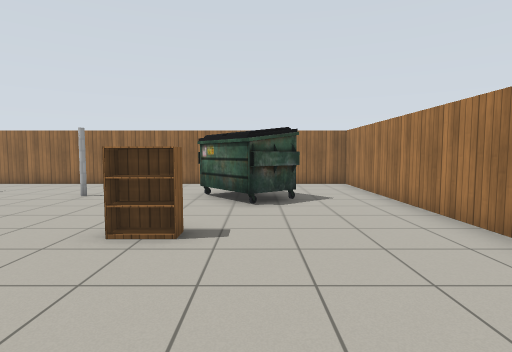
[1] (above)

12 first-person views from a walk through a robot-simulator world made for Gazebo. The camera is 1.1 m above the floor, tilts 4° down and sees 80° across. Floor lines are 1 m apart. The floor is counted in squares, 1 m on a side. Each view is taken from the middle of a square. On the plan, view 1 faces up. The plan holds only what a view shows up to about 12 squares ahead; the rest is blank. Gazebo's built-in surfaces are drawn with simple patterns.

[2]
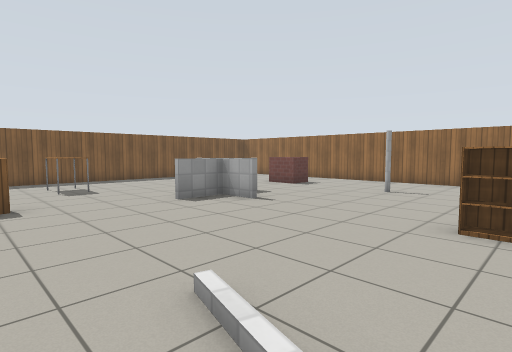

[3]
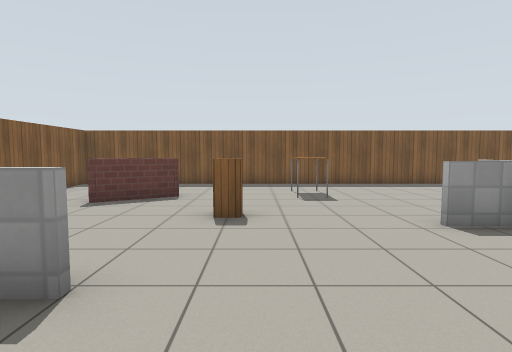

[4]
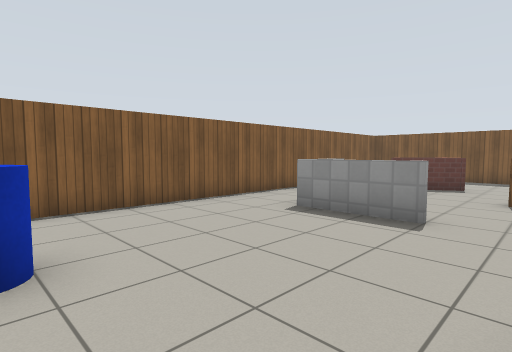

[5]
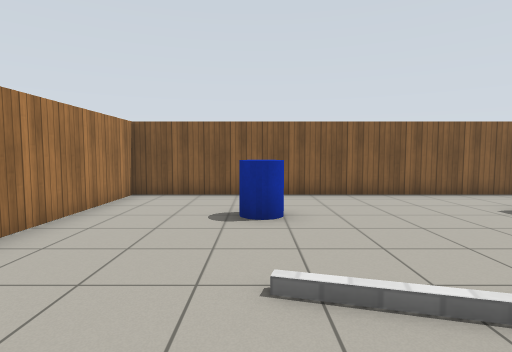

[6]
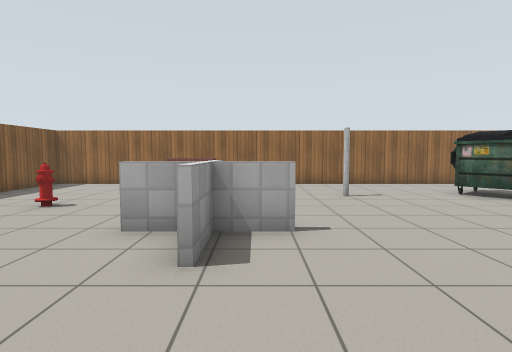

[7]
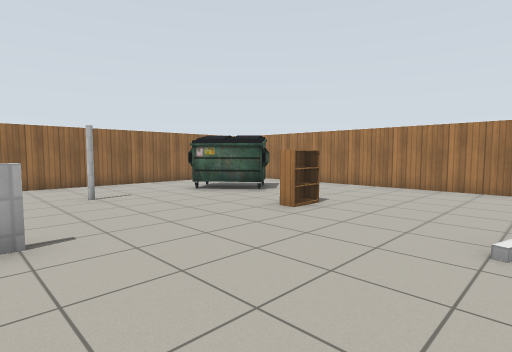

[8]
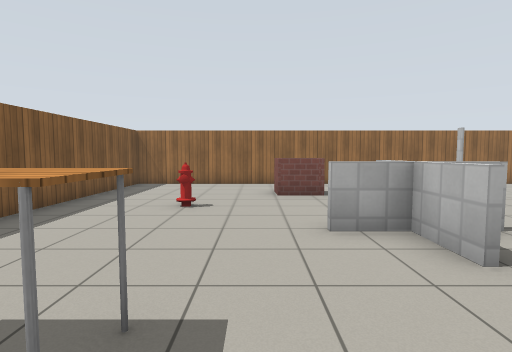

[9]
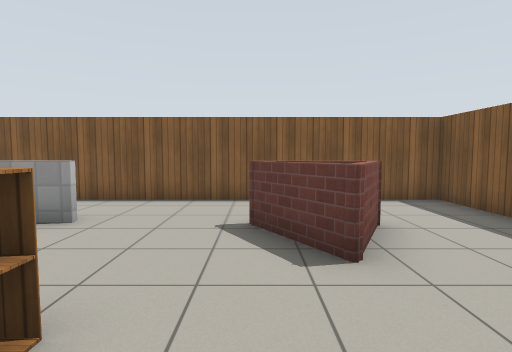

[10]
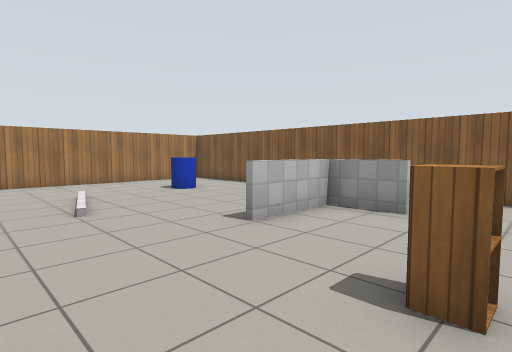

[11]
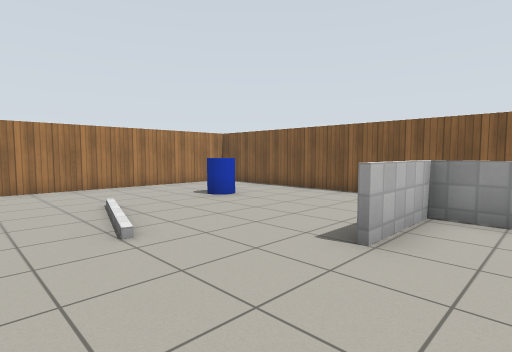

[12]
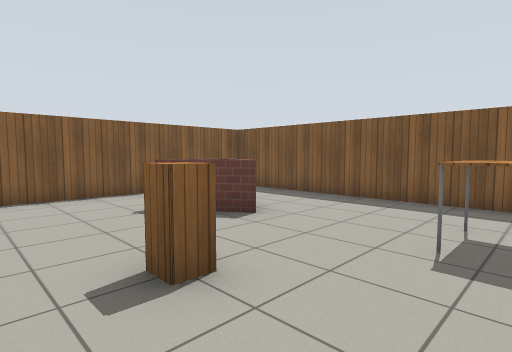

### Floor plan
Points are (right, up) in squares from view 1. A wall is a line through its corners. A room is listed if a view was taken in it or the views show most of it. See-through windows are left out.
Room 1 (views 1, 2, 3, 4, 5, 6, 7, 8, 9, 10, 11, 12)
walls: (-6.4, 4.3) (-7.6, 4.3) (-7.6, 2.9); (-7.8, 2.9) (-7.8, 4.3) (-9, 4.3); (-7.6, 5.7) (-7.6, 5.1); (-5.3, -1.5) (-5.3, -4.1); (-7.1, -3.9) (-5.4, -3.9) (-5.4, -1.5); (-11.1, -2.5) (-11.7, -3.7) (-10.3, -3.7); (-11.9, -3.7) (-11, -2) (-9.9, -3.9); (3.4, 11.5) (-14.5, 11.5) (-14.5, -6.4) (3.4, -6.4) (3.4, 11.5)
low walls: (-8.2, 8.9) (-8.2, 8.2) (-9.4, 8.2) (-9.4, 9)
objects: table (-12, 1) to (-11, 2); fire hydrant (-12, 6); cabinet (-9, -1) to (-8, 0); pillar (-5, 8); bookshelf (-2, 4) to (-1, 4); dumpster (-1, 7) to (1, 9); blue cylinder (0, -4) to (0, -3)

Where each view was taken, in squares from view 1:
view 1: 0 up, 0 right, facing up
view 2: 1 down, 1 left, facing up-left
view 3: 0 up, 3 left, facing left
view 4: 0 up, 0 right, facing down-left
view 5: 2 up, 0 right, facing down
view 6: 0 up, 7 left, facing up
view 7: 0 up, 7 left, facing up-right
view 8: 0 up, 10 left, facing up
view 9: 1 up, 10 left, facing down
view 10: 2 up, 9 left, facing down-right
view 11: 2 up, 7 left, facing down-right
view 12: 2 up, 7 left, facing down-left
